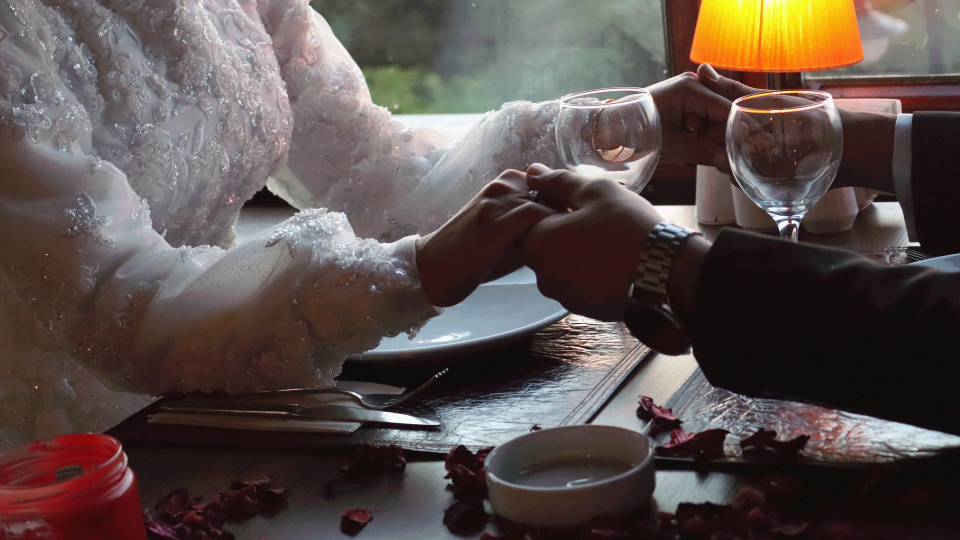
#> input picture dist/images/watermark/anniversary-01.webp, 1920 x 1080 px (shown at 1/2 size)
$ python -i process-images.py   (imports and definitions only)
#> lines starting #> are read from the running program, lines starting #| are printed output that depends on the picture
#> further down, picture is the input picture: PIL image 1920x1080 RGB; mean R, G, B 90.9, 79.1, 75.2
#!/usr/bin/env python3
# -*- coding: utf-8 -*-
"""
批量处理贺卡素材：HSL偏移 → 裁剪三尺寸 → 转WebP
输入：E:\网站项目\素材\source\{分类}\
输出：E:\网站项目\sendafun\source\images\{分类}\

保留原有处理逻辑（HSL偏移、尺寸裁剪），但输出到新项目目录。
支持增量处理：输出文件已存在则跳过。
"""

import os, sys, random, time, json
from PIL import Image, ImageEnhance

SOURCE_DIR = r"E:\网站项目\素材\source"
OUTPUT_DIR = r"E:\网站项目\sendafun\source\images"

# 三尺寸标准 (width, height)
SIZES = {
    "square": (1080, 1080),
    "vertical": (1080, 1920),
    "horizontal": (1920, 1080),
}

# 支持的图片扩展名
IMG_EXTS = {'.jpg', '.jpeg', '.png', '.webp'}

# 分类名映射（素材目录 → 新项目目录）
CAT_MAP = {
    "anniversary": "anniversary",
    "birthday": "birthday",
    "christmas": "christmas",
    "congratulations": "congratulations",
    "easter": "easter",
    "encouragement": "encouragement",
    "fathers_day": "fathers-day",
    "friendship": "friendship",
    "get_well": "get-well",
    "good_luck": "good-luck",
    "graduation": "graduation",
    "halloween": "halloween",
    "love": "love",
    "missing_you": "missing-you",
    "mothers_day": "mothers-day",
    "new_baby": "new-baby",
    "new_year": "new-year",
    "retirement": "retirement",
    "sorry": "sorry",
    "sympathy": "sympathy",
    "thank_you": "thank-you",
    "thanksgiving": "thanksgiving",
    "thinking_of_you": "thinking-of-you",
    "valentine": "valentine",
    "wedding": "wedding",
}

processed = 0
skipped = 0
errors = 0


def hsl_shift(img):
    """HSL偏移：色相±15、饱和度±10%、亮度±5%（保持原逻辑）"""
    img = img.convert("RGB")

    # 色相偏移（RGB通道轻微错位）
    r, g, b = img.split()
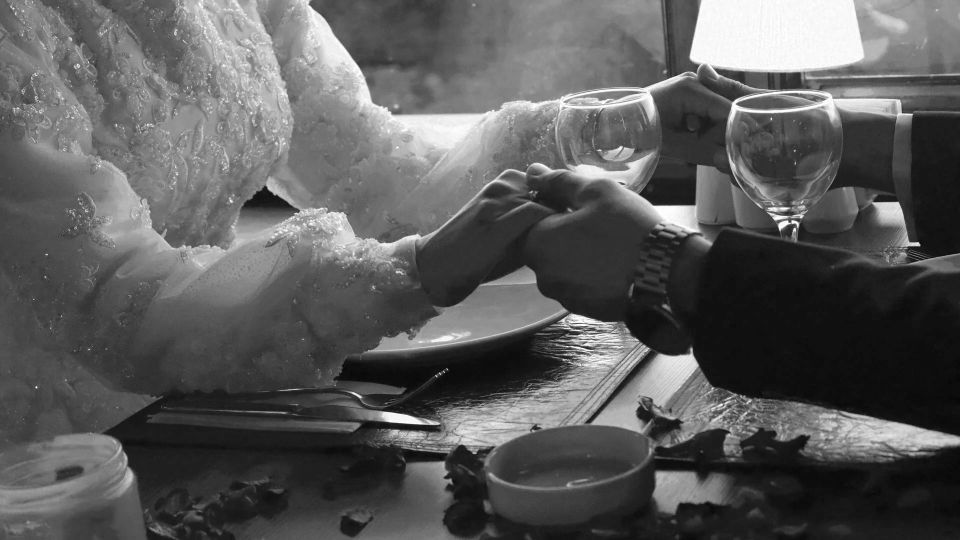
#> r: PIL image 1920x1080 L (shown at 1/2 size); min 2, max 255, mean 90.9
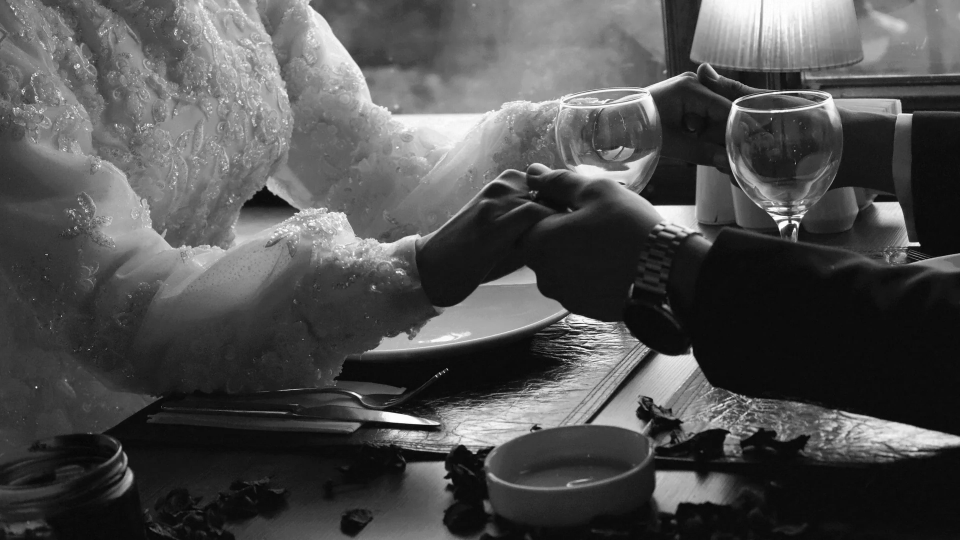
#> g: PIL image 1920x1080 L (shown at 1/2 size); min 0, max 255, mean 79.1
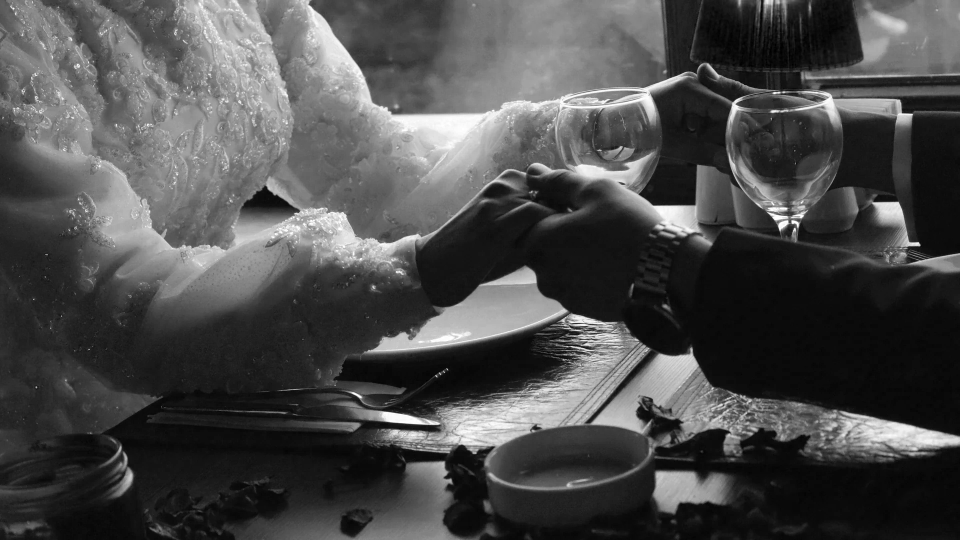
#> b: PIL image 1920x1080 L (shown at 1/2 size); min 0, max 255, mean 75.2
    r = r.point(lambda x: max(0, min(255, x + random.randint(-15, 15))))
    g = g.point(lambda x: max(0, min(255, x + random.randint(-8, 8))))
    b = b.point(lambda x: max(0, min(255, x + random.randint(-8, 8))))
    img = Image.merge("RGB", (r, g, b))

    # 饱和度 ±15%
    img = ImageEnhance.Color(img).enhance(random.uniform(0.85, 1.15))
    # 亮度 ±8%
    img = ImageEnhance.Brightness(img).enhance(random.uniform(0.92, 1.08))
    # 对比度 ±10%
    img = ImageEnhance.Contrast(img).enhance(random.uniform(0.9, 1.1))
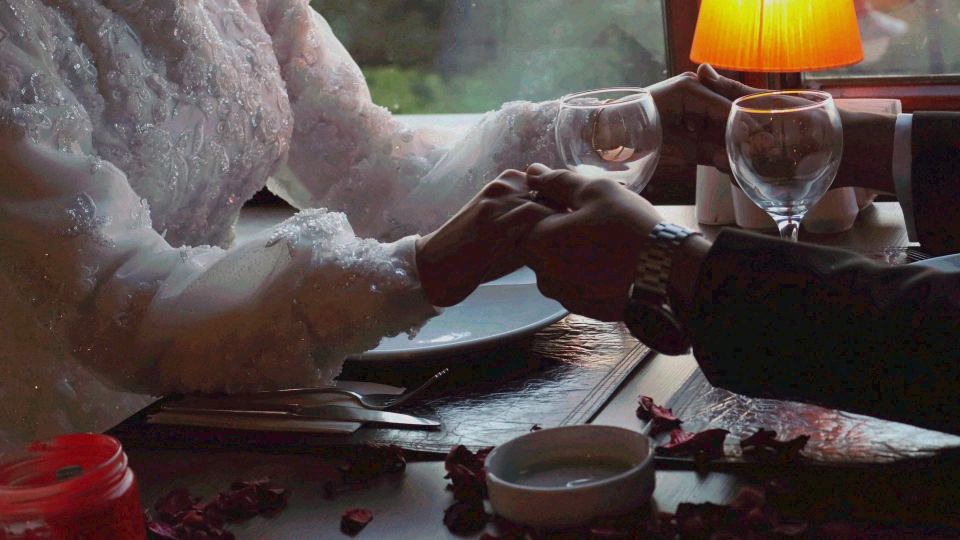
#> img: PIL image 1920x1080 RGB (shown at 1/2 size); mean R, G, B 84, 71.6, 68.2

    return img


# [109 lines left out: functions crop_center, process_image, main, not called in this run]


# [2 lines not run here, left out]

>>> from PIL import Image
>>> picture = Image.open('../dist/images/watermark/anniversary-01.webp')
>>> result = hsl_shift(picture)
